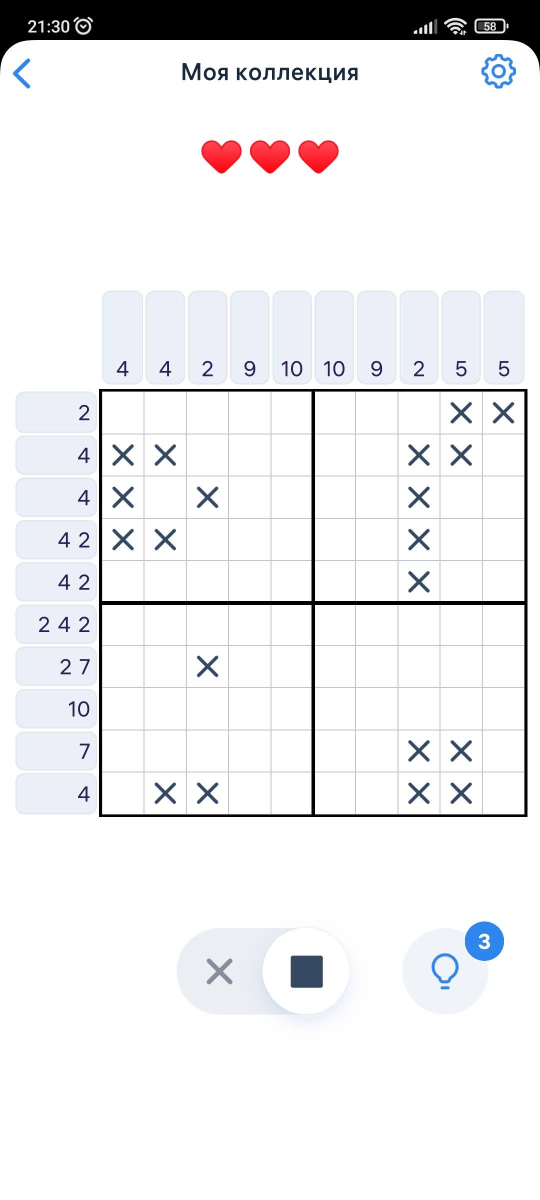
#> input picture images/ 1.jpg, 1080 x 2400 px (shown at 1/2 size)
$ python -i table_extractor.py   (imports and definitions only)
#> lines starting #> are read from the running program, lines starting #| are printed output that depends on the picture; after the words box and inside, x2 and y2 are one past the last pixel; in counts of white or black regions, pixels touching at a corner belong together
import cv2
import numpy as np
from paddleocr import PaddleOCR
import re


MAX_COLOR_VAL = 255
BLOCK_SIZE = 15
SUBTRACT_FROM_MEAN = -2
MIN_CELL_SIZE = 20

BLUR_KERNEL_SIZE = (17, 17)
STD_DEV_X_DIRECTION = 0
STD_DEV_Y_DIRECTION = 0

# [1 line that did not run here, left out]


class Rect:
    def __init__(self, x1, y1, x2, y2):
        self.x1 = x1
        self.y1 = y1
        self.x2 = x2
        self.y2 = y2


def showImage(name, image):
    # image = cv2.resize(image, (0,0), fx=0.5, fy=0.5)
    cv2.imshow(name, image)
    cv2.waitKey(0)


def parse_vertical_header(header_cell):
    # TODO: проверить фейлкейс 28.jpg: девятку распознает как 6 на оригинале, как 9 на бинаризованном, однако, на бинаризованном хуже работает в других случаях
    binarized = cv2.threshold(header_cell, 200, 255, cv2.THRESH_BINARY)[1]
    contours, hierarchy = cv2.findContours(255-binarized, cv2.RETR_CCOMP, cv2.CHAIN_APPROX_SIMPLE)

    char_bboxes = []
    for j, c in enumerate(contours):
        if hierarchy[0][j][3] == -1:
            char_bboxes.append(cv2.boundingRect(cv2.approxPolyDP(c, 3, True)))

    char_bboxes = sorted(char_bboxes, key=lambda x: x[0])
    char_height = sum([x[3] for x in char_bboxes]) / len(char_bboxes)

    if len(char_bboxes) == 0:
        return []

    result = []
    #debug = []
    current_x1 = 0
    current_x2 = 0
    for char_bbox in char_bboxes:
        if abs(char_bbox[0] - current_x2) < char_height * 0.4:
            current_x2 = char_bbox[0]+char_bbox[2]
        else:
            if current_x2 > 0:
                padded = cv2.copyMakeBorder(
                    header_cell[:,max(current_x1-int(char_height*0.4), 0):min(current_x2+int(char_height*0.4), header_cell.shape[1]-1)],
                    0, 0, 150, 150, cv2.BORDER_CONSTANT, value=240
                )
                ocred = ocr.ocr(padded, cls=True)
                #debug.append(padded)
                if len(ocred) > 0 and ocred[0][1][0].isnumeric():
                    result.append(int(ocred[0][1][0]))
            current_x1 = char_bbox[0]
            current_x2 = char_bbox[0]+char_bbox[2]
    padded = cv2.copyMakeBorder(
        header_cell[:,max(current_x1-int(char_height*0.4), 0):min(current_x2+int(char_height*0.4), header_cell.shape[1]-1)],
        0, 0, 150, 150, cv2.BORDER_CONSTANT, value=240
    )
    ocred = ocr.ocr(padded, cls=True)
    #debug.append(padded)
    if len(ocred) > 0 and ocred[0][1][0].isnumeric():
        result.append(int(ocred[0][1][0]))
    return result


def parse_horizontal_header(header_cell):
    # TODO: доделать на кейс большой таблицы (как вариант: построчный парсинг с использованием bbox, как в parse_vertical_header)
    padded = cv2.copyMakeBorder(
        header_cell,
        0, 0, 150, 150, cv2.BORDER_CONSTANT, value=240
    )
    ocred = ocr.ocr(padded, cls=True)
    result = []
    for item in sorted(ocred, key=lambda x: x[0][0][1]):
        if item[1][0].isnumeric():
            result.append(int(item[1][0]))
    return result


def extract_table(image):
    ### Get table contours
    blurred = cv2.GaussianBlur(image, BLUR_KERNEL_SIZE, STD_DEV_X_DIRECTION, STD_DEV_Y_DIRECTION)

    img_bin = cv2.adaptiveThreshold(
        ~blurred,
        MAX_COLOR_VAL,
        cv2.ADAPTIVE_THRESH_MEAN_C,
        cv2.THRESH_BINARY,
        BLOCK_SIZE,
        SUBTRACT_FROM_MEAN,
    )
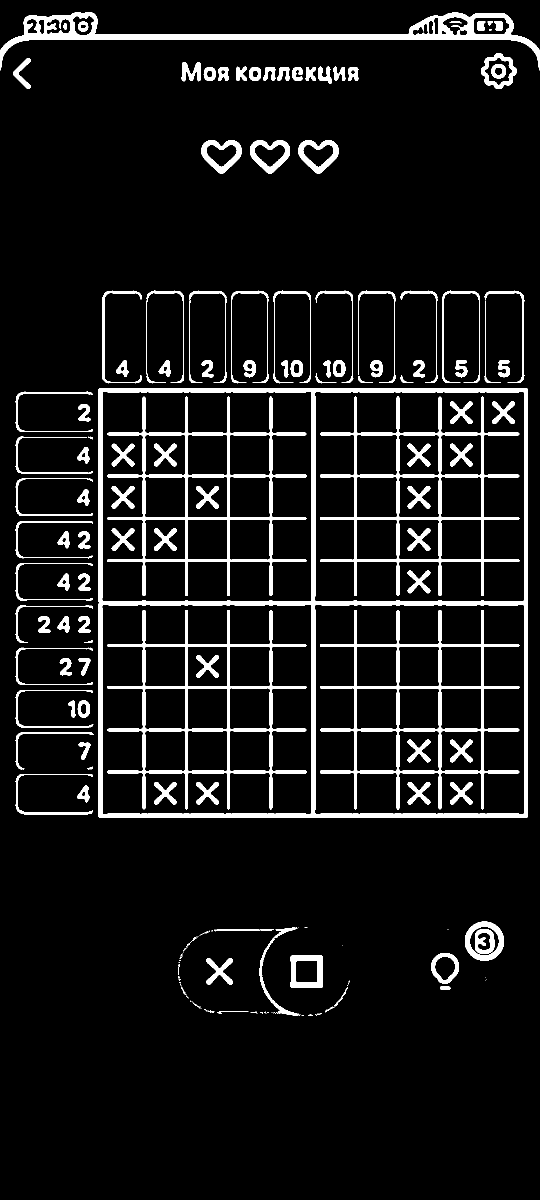
#> img_bin: shape (2400, 1080) (shown at 1/2 size); 8% white; 191 white regions (69 under 20 px), largest, box (x1, y1, x2, y2) and area: (197, 776, 1056, 1636) 41961, (0, 25, 1080, 141) 18921, (640, 793, 1039, 1192) 17722
    vertical = horizontal = img_bin.copy()
    SCALE = 30
    image_width, image_height = horizontal.shape
#> image_width = 2400; image_height = 1080
    horizontal_kernel = cv2.getStructuringElement(cv2.MORPH_RECT, (int(image_width / SCALE), 1))
    horizontally_opened = cv2.morphologyEx(img_bin, cv2.MORPH_OPEN, horizontal_kernel)
#> horizontally_opened: shape (2400, 1080); 2.3% white; 42 white regions, largest, box (x1, y1, x2, y2) and area: (23, 68, 1059, 80) 11088, (198, 1202, 1057, 1210) 6869, (198, 777, 1057, 784) 6011
    vertical_kernel = cv2.getStructuringElement(cv2.MORPH_RECT, (1, int(image_width / SCALE)))
#> vertical_kernel = 80 values from 1 to 1
    vertically_opened = cv2.morphologyEx(img_bin, cv2.MORPH_OPEN, vertical_kernel)
#> vertically_opened: shape (2400, 1080); 2% white; 36 white regions, largest, box (x1, y1, x2, y2) and area: (622, 778, 631, 1636) 7610, (1048, 777, 1056, 1637) 6847, (197, 777, 205, 1637) 6842

    horizontally_dilated = cv2.dilate(horizontally_opened, cv2.getStructuringElement(cv2.MORPH_RECT, (40, 1)))
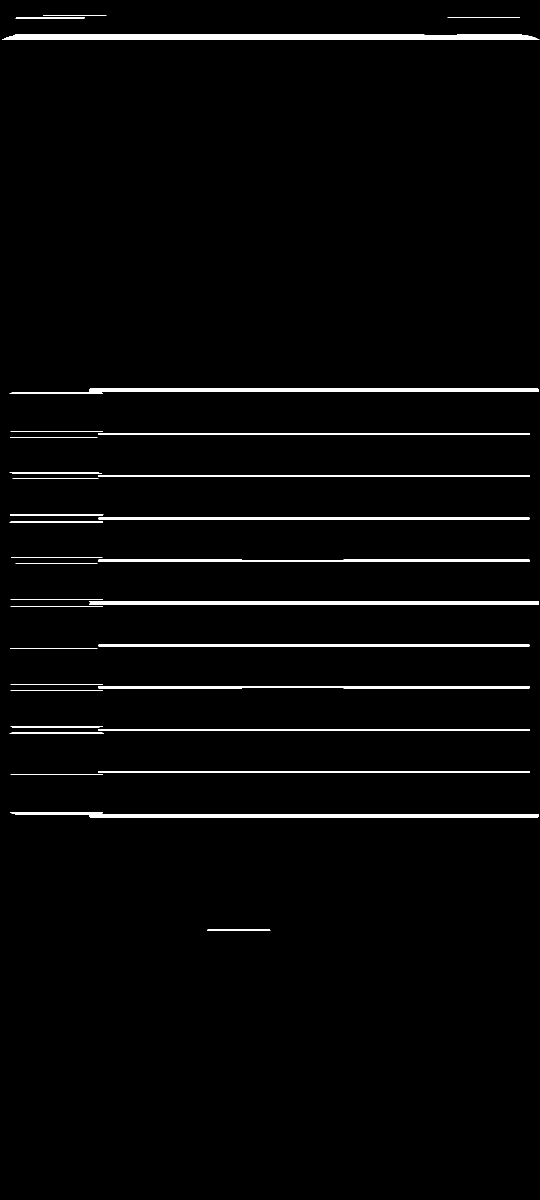
#> horizontally_dilated: shape (2400, 1080) (shown at 1/2 size); 2.5% white; 32 white regions, largest, box (x1, y1, x2, y2) and area: (4, 68, 1079, 80) 11624, (179, 1202, 1077, 1210) 7181, (20, 1624, 1077, 1635) 7163
    vertically_dilated = cv2.dilate(vertically_opened, cv2.getStructuringElement(cv2.MORPH_RECT, (1, 40)))
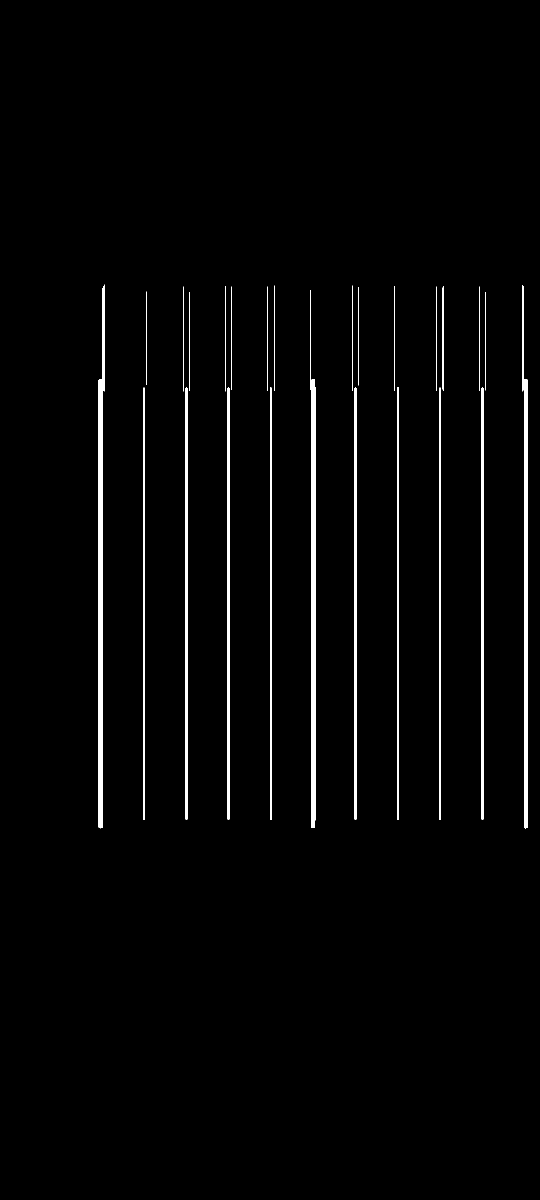
#> vertically_dilated: shape (2400, 1080) (shown at 1/2 size); 2.1% white; 26 white regions

    mask = horizontally_dilated + vertically_dilated
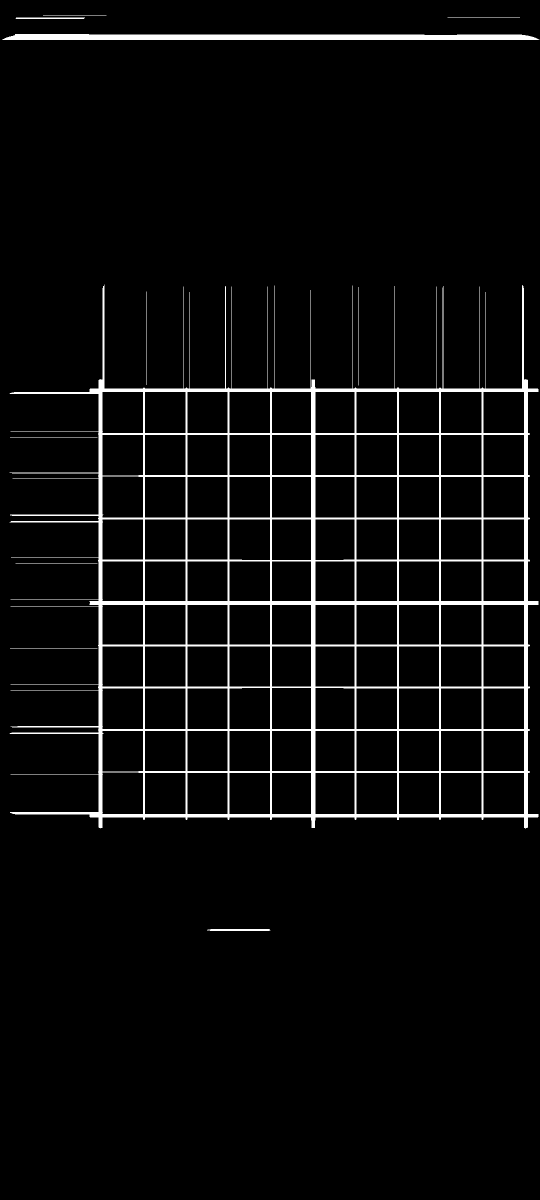
#> mask: shape (2400, 1080) (shown at 1/2 size); min 0, max 255, mean 11.6


    # Get play area bbox
    contours, heirarchy = cv2.findContours(
        mask, cv2.RETR_EXTERNAL, cv2.CHAIN_APPROX_SIMPLE,
    )
#> contours = 11 contours, 7 with area under 20; largest, box (x1, y1, x2, y2) and area: (19, 569, 1077, 1657) 741632, (4, 68, 1079, 80) 10548, (414, 1858, 541, 1862) 360, (31, 35, 170, 38) 272

    MIN_TABLE_AREA = 1e5
    contours = [c for c in contours if cv2.contourArea(c) > MIN_TABLE_AREA]
#> contours = 1 contour; box (x1, y1, x2, y2) and area: (19, 569, 1077, 1657) 741632
    contour = sorted(contours, key=lambda c: cv2.contourArea(c))[0]
#> contour = contour of 463 points, box (x1, y1, x2, y2) (19, 569, 1077, 1657), area 741632
    epsilon = 0.01 * cv2.arcLength(contour, True)
#> epsilon = 152.1
    approx_poly = cv2.approxPolyDP(contour, epsilon, True)
#> approx_poly = contour of 25 points, box (x1, y1, x2, y2) (19, 569, 1055, 1656), area 920062
    play_bbox = cv2.boundingRect(approx_poly)
#> play_bbox = (19, 569, 1036, 1087)

    ### Get table bbox
    contours, heirarchy = cv2.findContours(
        mask, cv2.RETR_TREE, cv2.CHAIN_APPROX_SIMPLE,
    )
#> contours = 111 contours, 7 with area under 20; largest, box (x1, y1, x2, y2) and area: (19, 569, 1077, 1657) 741632, (4, 68, 1079, 80) 10548, (204, 1544, 287, 1629) 6874, (966, 1545, 1049, 1629) 6804, (881, 1545, 964, 1629) 6804

    perimeter_lengths = [cv2.arcLength(c, True) for c in contours]
#> perimeter_lengths = 111 values, max 15206.2 at index 6, min 252 at index 110, mean 473.3
    epsilons = [0.05 * p for p in perimeter_lengths]
#> epsilons = 111 values, max 760.3 at index 6, min 12.6 at index 110, mean 23.67
    approx_polys = [cv2.approxPolyDP(c, e, True) for c, e in zip(contours, epsilons)]
#> approx_polys = 111 contours, 10 with area under 20; largest, box (x1, y1, x2, y2) and area: (20, 569, 1055, 1656) 548772, (204, 1544, 287, 1629) 6684, (966, 1545, 1049, 1629) 6643, (881, 1545, 964, 1629) 6643, (712, 1545, 795, 1629) 6643

    # Filter out contours that aren't rectangular. Those that aren't rectangular
    # are probably noise.
    approx_rects = [p for p in approx_polys if len(p) == 4]
#> approx_rects = 100 contours; largest, box (x1, y1, x2, y2) and area: (204, 1544, 287, 1629) 6684, (966, 1545, 1049, 1629) 6643, (881, 1545, 964, 1629) 6643, (712, 1545, 795, 1629) 6643, (458, 1545, 541, 1629) 6643
    bounding_rects = [cv2.boundingRect(a) for a in approx_polys]
#> bounding_rects = 111 items, first 6: (414, 1860, 127, 2), (20, 1297, 175, 1), (31, 1126, 164, 1), (20, 874, 175, 1), (293, 583, 1, 187), (716, 574, 1, 197)

    # Filter out rectangles that are too narrow or too short.
    bounding_rects = [
        r for r in bounding_rects if MIN_CELL_SIZE < r[2] and MIN_CELL_SIZE < r[3]
    ]
#> bounding_rects = 101 items, first 6: (20, 569, 1035, 1087), (966, 1545, 83, 84), (881, 1545, 83, 84), (797, 1545, 82, 84), (712, 1545, 83, 84), (630, 1545, 80, 84)

    # The largest bounding rectangle is assumed to be the entire table.
    # Remove it from the list. We don't want to accidentally try to OCR
    # the entire table.
    biggest_bbox = max(bounding_rects, key=lambda r: r[2] * r[3])
#> biggest_bbox = (20, 569, 1035, 1087)
    cells = [b for b in bounding_rects if b is not biggest_bbox]
#> cells = 100 items, first 6: (966, 1545, 83, 84), (881, 1545, 83, 84), (797, 1545, 82, 84), (712, 1545, 83, 84), (630, 1545, 80, 84), (543, 1545, 80, 84)

    table_size = int(np.rint(np.sqrt(len(cells))))
#> table_size = 10

    table_x1 = min([x for x, y, w, h in cells])
#> table_x1 = 204
    table_x2 = max([x+w for x, y, w, h in cells])
#> table_x2 = 1049
    table_y1 = min([y for x, y, w, h in cells])
#> table_y1 = 783
    table_y2 = max([y+h for x, y, w, h in cells])
#> table_y2 = 1629

    table_bbox = (table_x1, table_y1, table_x2 - table_x1, table_y2 - table_y1)
#> table_bbox = (204, 783, 845, 846)

    ### Get headers
    # Get vertical header
    vertical_header = []
    cell_height = table_bbox[3] / table_size
#> cell_height = 84.6
    for i in range(table_size):
        header_cell = image[table_bbox[1]+int(cell_height*i):table_bbox[1]+int(cell_height*(i+1)),play_bbox[0]:table_bbox[0]-10]
        vertical_header.append(parse_vertical_header(header_cell))
#> this loop made 1 pass
#> pass 1, in extract_table, `header_cell = image[table_bbox[1]+int(cell_height*i):table_bbox[1]+int..`:
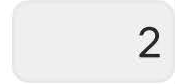
#> header_cell: shape (84, 175); min 13, max 255, mean 236.5
#> pass 1, in parse_vertical_header, `binarized = cv2.threshold(header_cell, 200, 255, cv2.THRESH_BINARY)[1]`:
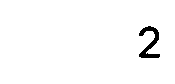
#> binarized: shape (84, 175); 98.1% white; 1 black region, box (x1, y1, x2, y2) and area: (139, 26, 160, 58) 283
#> pass 1, in parse_vertical_header, `padded = cv2.copyMakeBorder( header_cell[:,max(current_x1-int(char_hei..`:
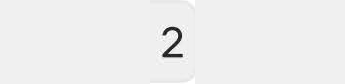
#> padded: shape (84, 345); min 13, max 255, mean 238.2
#> after the loop, vertical_header = []

    # Get horizontal header
    horizontal_header = []
    cell_width = table_bbox[2] / table_size
    for i in range(table_size):
        header_cell = image[play_bbox[1]:table_bbox[1]-10,table_bbox[0]+int(cell_width*i):table_bbox[0]+int(cell_width*(i+1))]
        horizontal_header.append(parse_horizontal_header(header_cell))

    ### Get cells values
    rows_means = np.zeros((table_size, table_size))
    for i in range(table_size):
        for j in range(table_size):
            rows_means[i][j] = np.mean(image[
                table_bbox[1]+int(cell_height*(i+0.25)):table_bbox[1]+int(cell_height*(i+0.75)),
                table_bbox[0]+int(cell_width*(j+0.25)):table_bbox[0]+int(cell_width*(j+0.75))
            ])
    table = cv2.threshold(rows_means.astype(np.uint8), 128, 255, cv2.THRESH_BINARY | cv2.THRESH_OTSU)[1] == 0
    return table, vertical_header, horizontal_header

>>> import cv2
>>> picture = cv2.imread('images/ 1.jpg', cv2.IMREAD_GRAYSCALE)
#> (the run stopped early here; a loop or call above may not have finished)

$ run again, on images/ 10.jpg
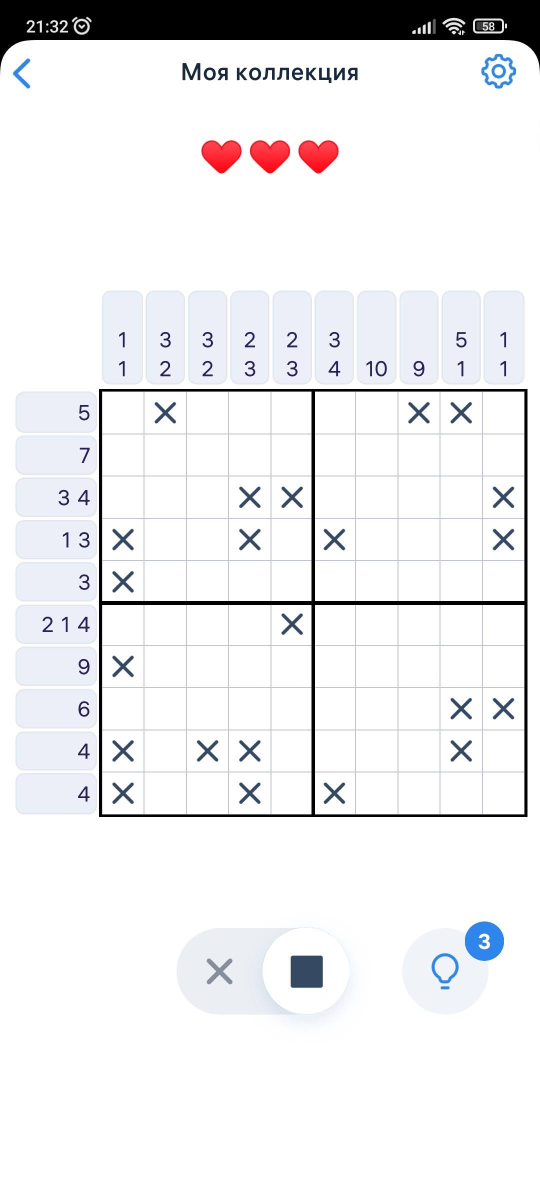
#> input picture images/ 10.jpg, 1080 x 2400 px (shown at 1/2 size)
#> in extract_table, `img_bin = cv2.adaptiveThreshold( ~blurred, MAX_COLOR_VAL, cv2.ADAPTIVE..`:
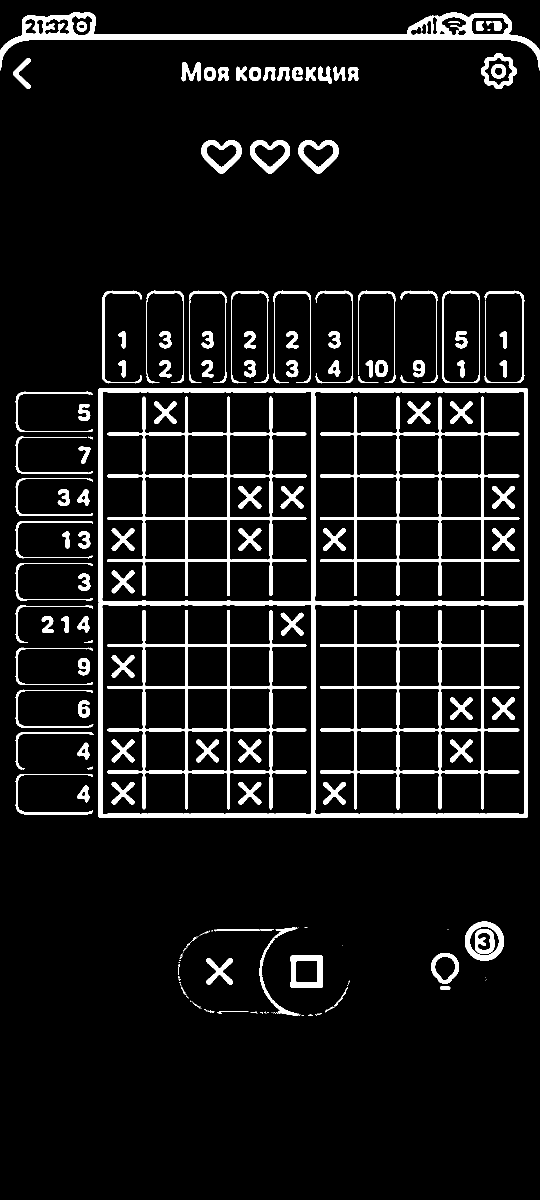
#> img_bin: shape (2400, 1080) (shown at 1/2 size); 8.2% white; 195 white regions (69 under 20 px), largest, box (x1, y1, x2, y2) and area: (197, 776, 1056, 1636) 41968, (0, 25, 1080, 141) 19010, (640, 793, 1039, 1192) 17714
#> horizontally_opened: shape (2400, 1080); 2.3% white; 42 white regions, largest, box (x1, y1, x2, y2) and area: (23, 68, 1059, 80) 11096, (198, 1202, 1057, 1210) 6871, (198, 1627, 1057, 1635) 6094
#> vertically_opened: shape (2400, 1080); 2% white; 36 white regions, largest, box (x1, y1, x2, y2) and area: (622, 778, 631, 1636) 7610, (1048, 777, 1056, 1637) 6848, (197, 777, 205, 1637) 6845
#> horizontally_dilated: shape (2400, 1080); 2.5% white; 32 white regions, largest, box (x1, y1, x2, y2) and area: (4, 68, 1079, 80) 11632, (20, 1624, 1077, 1635) 7285, (179, 1202, 1077, 1210) 7183
#> vertically_dilated: shape (2400, 1080); 2.1% white; 26 white regions
#> in extract_table, `contours, heirarchy = cv2.findContours( mask, cv2.RETR_EXTERNAL, cv2.C..`: contours = 11 contours, 7 with area under 20; largest, box (x1, y1, x2, y2) and area: (19, 569, 1077, 1657) 741636, (4, 68, 1079, 80) 10556, (28, 34, 168, 38) 410, (414, 1858, 541, 1862) 360
#> in extract_table, `contours = [c for c in contours if cv2.contourArea(c) > MIN_TABLE_AREA]`: contours = 1 contour; box (x1, y1, x2, y2) and area: (19, 569, 1077, 1657) 741636
#> contour = contour of 460 points, box (x1, y1, x2, y2) (19, 569, 1077, 1657), area 741636
#> epsilon = 152.1
#> approx_poly = contour of 25 points, box (x1, y1, x2, y2) (19, 569, 1055, 1656), area 920062
#> play_bbox = (19, 569, 1036, 1087)
#> in extract_table, `contours, heirarchy = cv2.findContours( mask, cv2.RETR_TREE, cv2.CHAIN..`: contours = 111 contours, 7 with area under 20; largest, box (x1, y1, x2, y2) and area: (19, 569, 1077, 1657) 741636, (4, 68, 1079, 80) 10556, (204, 1544, 287, 1629) 6874, (966, 1545, 1049, 1629) 6804, (881, 1545, 964, 1629) 6804
#> perimeter_lengths = 111 values, max 15205.4 at index 6, min 256 at index 110, mean 473.4
#> epsilons = 111 values, max 760.3 at index 6, min 12.8 at index 110, mean 23.67
#> approx_polys = 111 contours, 10 with area under 20; largest, box (x1, y1, x2, y2) and area: (20, 569, 1055, 1656) 548772, (204, 1544, 287, 1629) 6684, (966, 1545, 1049, 1629) 6643, (881, 1545, 964, 1629) 6643, (712, 1545, 795, 1629) 6643
#> approx_rects = 100 contours; largest, box (x1, y1, x2, y2) and area: (204, 1544, 287, 1629) 6684, (966, 1545, 1049, 1629) 6643, (881, 1545, 964, 1629) 6643, (712, 1545, 795, 1629) 6643, (289, 1545, 372, 1629) 6643
#> in extract_table, `bounding_rects = [cv2.boundingRect(a) for a in approx_polys]`: bounding_rects = 111 items, first 6: (414, 1860, 127, 2), (20, 1297, 175, 1), (31, 1126, 164, 1), (20, 874, 175, 1), (293, 583, 1, 187), (716, 574, 1, 197)
#> in extract_table, `bounding_rects = [ r for r in bounding_rects if MIN_CELL_SIZE < r[2] a..`: bounding_rects = 101 items, first 6: (20, 569, 1035, 1087), (966, 1545, 83, 84), (881, 1545, 83, 84), (797, 1545, 82, 84), (712, 1545, 83, 84), (630, 1545, 80, 84)
#> biggest_bbox = (20, 569, 1035, 1087)
#> cells = 100 items, first 6: (966, 1545, 83, 84), (881, 1545, 83, 84), (797, 1545, 82, 84), (712, 1545, 83, 84), (630, 1545, 80, 84), (543, 1545, 80, 84)
#> table_size = 10
#> table_x1 = 204
#> table_x2 = 1049
#> table_y1 = 783
#> table_y2 = 1629
#> table_bbox = (204, 783, 845, 846)
#> cell_height = 84.6
#> the loop in extract_table, `for i in range(table_size):` made 1 pass
#> pass 1, in parse_vertical_header, `padded = cv2.copyMakeBorder( header_cell[:,max(current_x1-int(char_hei..`:
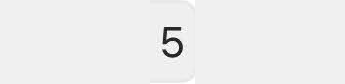
#> padded: shape (84, 345); min 8, max 255, mean 238
#> after the loop in extract_table, `for i in range(table_size):`: vertical_header = []
